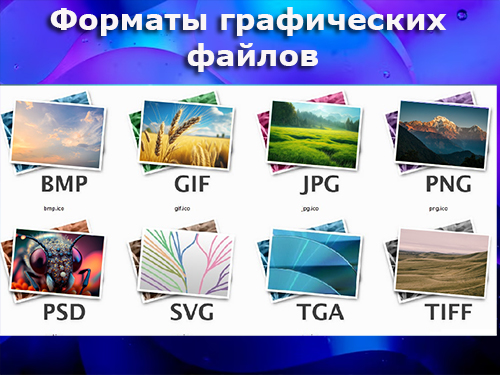
#> input picture Laba_1/images/image.bmp, 500 x 375 px, given in place of the camera
$ python open_close.py
#> lines starting #> are read from the running program, lines starting #| are printed output that depends on the picture; after the words box and inside, x2 and y2 are one past the last pixel; in counts of white or black regions, pixels touching at a corner belong together
import cv2
import numpy as np

def open_close():
    cap = cv2.VideoCapture(0)

    while True:
        ret, frame = cap.read()
#> frame is the input picture: shape (375, 500, 3); mean B, G, R 192.5, 155.5, 150.7
        hsv = cv2.cvtColor(frame, cv2.COLOR_BGR2HSV)
#> hsv: shape (375, 500, 3); mean H, S, V 66.3, 96.6, 201.4

        mask = cv2.inRange(hsv, (80, 10, 0), (100, 255, 255))
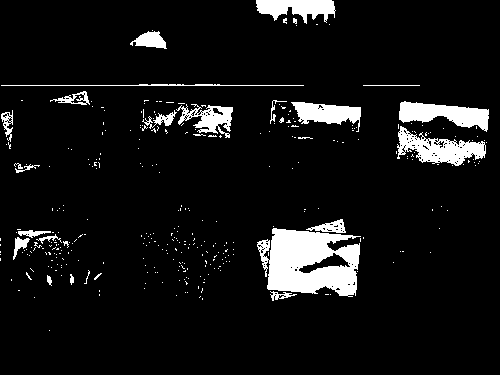
#> mask: shape (375, 500); 7.7% white; 337 white regions (313 under 20 px), largest, box (x1, y1, x2, y2) and area: (257, 228, 361, 297) 4877, (397, 126, 486, 166) 1681, (399, 101, 489, 132) 1546

        kernel = np.ones((5, 5), np.uint8)

        image_opening = cv2.morphologyEx(mask, cv2.MORPH_OPEN, kernel)
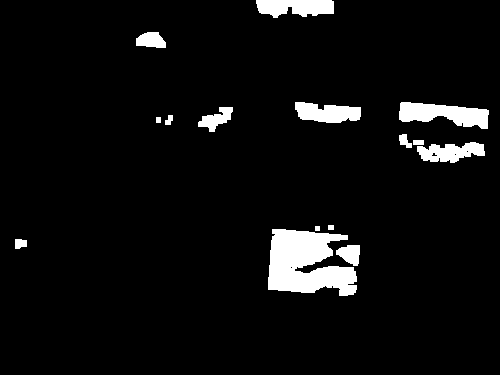
#> image_opening: shape (375, 500); 5.5% white; 15 white regions, largest, box (x1, y1, x2, y2) and area: (268, 229, 357, 296) 4160, (399, 102, 489, 129) 1515, (256, 0, 334, 18) 1096
        image_closing = cv2.morphologyEx(mask, cv2.MORPH_CLOSE, kernel)
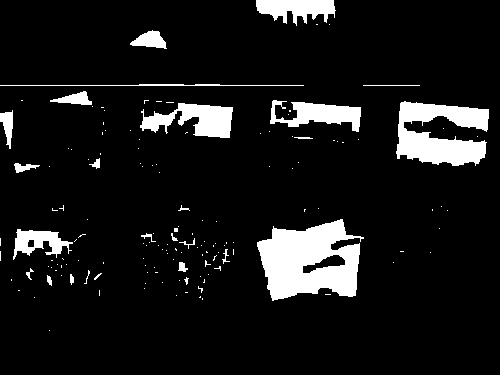
#> image_closing: shape (375, 500); 9.3% white; 148 white regions (124 under 20 px), largest, box (x1, y1, x2, y2) and area: (257, 219, 364, 301) 5713, (396, 101, 489, 166) 3821, (140, 103, 233, 138) 1837
        cv2.imshow("Open", image_opening)
        cv2.imshow("Close", image_closing)
        if cv2.waitKey(1) & 0xFF == ord('q'):
#> (key q is pressed here)
            break

    cap.release()
    cv2.destroyAllWindows()

def erode(image, kernel):
    m, n = image.shape
    km, kn = kernel.shape
    hkm = km // 2
    hkn = kn // 2
    eroded = np.copy(image)

    for i in range(hkm, m - hkm):
        for j in range(hkn, n - hkn):
            eroded[i, j] = np.min(
                image[i - hkm:i + hkm + 1, j - hkn:j + hkn + 1][kernel == 1])

    return eroded

def dilate(image, kernel):
    m, n = image.shape
    km, kn = kernel.shape
    hkm = km // 2
    hkn = kn // 2
    dilated = np.copy(image)

    for i in range(hkm, m - hkm):
        for j in range(hkn, n - hkn):
            dilated[i, j] = np.max(
                image[i - hkm:i + hkm + 1, j - hkn:j + hkn + 1][kernel == 1])

    return dilated

if __name__ == '__main__':
    open_close()
    # [9 lines of commented-out code are left out]
